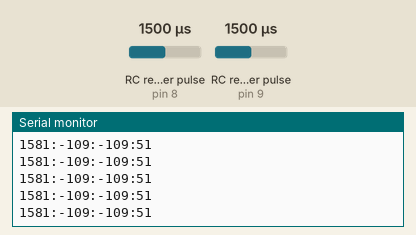
A sketch run on a simulated Arduino Uno, built with avr-gcc and run on an emulated ATmega328P. On the bench: the last lines printed to the serial monitor. Wiring (inferred from the names in the program): 2 × RC receiver channel: data pin 8 / data pin 9. Inputs (shaded band) come from the test bench; at power-on: RC receiver pulse (sensors on pin 8, pin 9) 1500 µs.

Above: at 1.2 s.
1.3 s: RC receiver pulse (sensor on pin 8) set to 1020 µs
At 1.42 s:
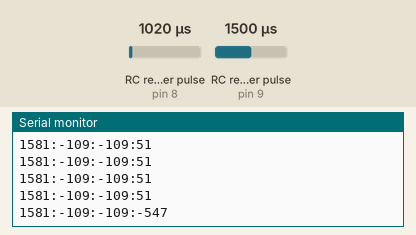
2.8 s: RC receiver pulse (sensor on pin 9) set to 1020 µs
At 2.83 s:
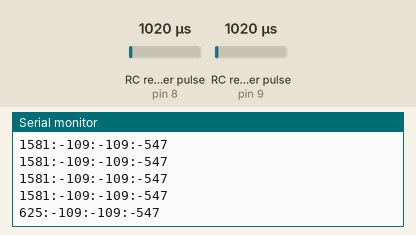
4.3 s: RC receiver pulse (sensor on pin 8) set to 1250 µs
At 4.34 s:
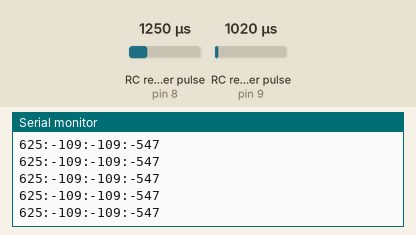
5.8 s: RC receiver pulse (sensor on pin 9) set to 1250 µs
At 5.86 s:
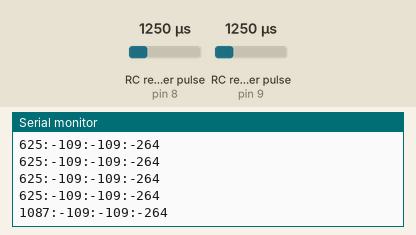
Timing chart, 0 to 8.8 s (numbered marks = the images above; inputs shaded):
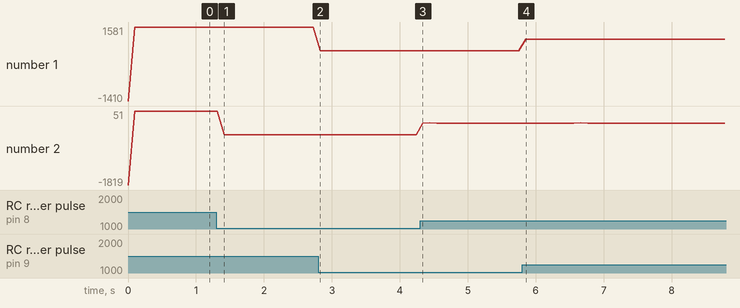

The sketch:

interrupt_ino.ino
```cpp
#include <PinChangeInt.h>

#define THROTTLE_IN_PIN 9
#define ROLL_IN_PIN 8
#define PITCH_IN_PIN 8
#define YAW_IN_PIN 8

uint32_t ulThrottleStart;
uint32_t ulRollStart;
uint32_t ulPitchStart;
uint32_t ulYawStart;
volatile uint16_t unThrottleInShared;
volatile uint16_t unRollInShared;
volatile uint16_t unPitchInShared;
volatile uint16_t unYawInShared;

void setup()
{
  Serial.begin(9600);
  PCintPort::attachInterrupt(THROTTLE_IN_PIN, calcThrottle,CHANGE);
  PCintPort::attachInterrupt(ROLL_IN_PIN, calcRoll,CHANGE);
  PCintPort::attachInterrupt(PITCH_IN_PIN, calcPitch,CHANGE);
  PCintPort::attachInterrupt(YAW_IN_PIN, calcYaw,CHANGE);
}

void loop()
{
  Serial.print(map(unThrottleInShared, 1058, 1860, 700, 2300));
  Serial.print(":");
  Serial.print(map(unRollInShared, 1058, 1860, -30, 30));
  Serial.print(":");
  Serial.print(map(unPitchInShared, 1058, 1860, -30, 30));
  Serial.print(":");
  Serial.println(map(unYawInShared, 1058, 1860, -500, 500));
  delay(100);
}

void calcThrottle()
{
  if(digitalRead(THROTTLE_IN_PIN) == HIGH) {
    ulThrottleStart = micros();
  } else {
    unThrottleInShared = (uint16_t)(micros() - ulThrottleStart);
  }
}

void calcRoll()
{
  if(digitalRead(ROLL_IN_PIN) == HIGH) {
    ulRollStart = micros();
  } else {
    unRollInShared = (uint16_t)(micros() - ulRollStart);
  }
}

void calcPitch()
{
  if(digitalRead(PITCH_IN_PIN) == HIGH) {
    ulPitchStart = micros();
  } else {
    unPitchInShared = (uint16_t)(micros() - ulPitchStart);
  }
}

void calcYaw()
{
  if(digitalRead(YAW_IN_PIN) == HIGH) {
    ulYawStart = micros();
  } else {
    unYawInShared = (uint16_t)(micros() - ulYawStart);
  }
}
```

Measured:
- after the input at 1.3 s, the serial monitor: prints a new line after 0.11 s (image 1)
- after the input at 2.8 s, the serial monitor: prints a new line at once (image 2)
- after the input at 5.8 s, the serial monitor: prints a new line after 0.05 s (image 4)
- plotted number 1: 1581 → 625 after the input at 2.8 s, 625 → 1087 after the input at 5.8 s
- plotted number 2: 51 → -547 after the input at 1.3 s, -547 → -264 after the input at 4.3 s
